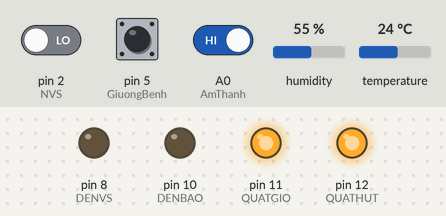
Recording of a sketch running on a simulated Arduino Uno, built with avr-gcc and run on an emulated ATmega328P. Parts: output pins drawn as LEDs (lit = HIGH). The test bench sets the inputs (shaded band); at power-on: A0 (AmThanh) HIGH, pin 2 (NVS) LOW, pin 5 (GiuongBenh) HIGH, humidity 55 %, temperature 24 °C. What the sketch prints to the serial monitor is not drawn.

Above: at 1.3 s.
1.4 s: A0 (AmThanh) driven LOW
At 1.63 s:
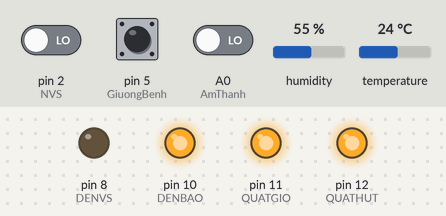
4.9 s: pin 2 (NVS) driven HIGH
At 8.3 s:
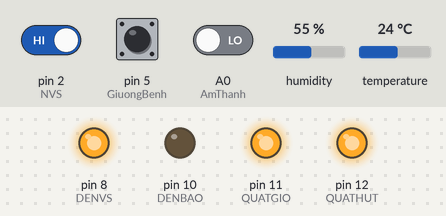
8.4 s: A0 (AmThanh) driven HIGH
At 9.3 s:
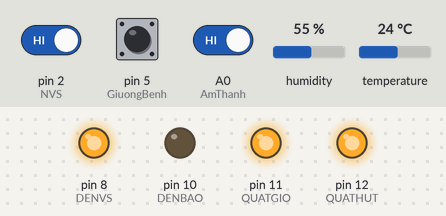
Timing chart, 0 to 11.4 s (numbered marks = the images above; inputs shaded):
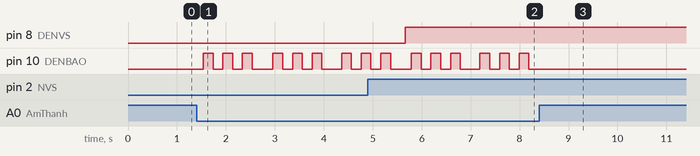

The sketch:

Phong_benh_thong_minh.ino
```cpp
#include <DHT.h>

#define AmThanh A0
#define GiuongBenh 5
#define DHTPIN 6
#define DHTTYPE DHT11
#define NVS 2

#define QUATGIO 11
#define QUATHUT 12
#define DENBAO 10
#define DENVS 8

DHT dht=DHT(DHTPIN,DHTTYPE);

float nhietdo;
float doam;

volatile int interruptCount = 0; // Biến liên tục được ngắt
int CoNguoiTrongNhaVeSinh = 0; // Biến phụ lưu trữ trạng thái trước đó của biến liên tục

bool CoNguoiTrongNhaVS=false;

void setup() {
  // put your setup code here, to run once:

  Serial.begin(115200);
  Serial.println("Khởi động hệ thống...");
  KhaiBaoChan();
  dht.begin();

  //Gắn sự kiện ngắt cho cửa nhà vệ sinh
  attachInterrupt(digitalPinToInterrupt(NVS), KiemTraNhaVeSinh, RISING);
}

void loop() {
  // put your main code here, to run repeatedly:
  DocDHT();
  DocAmThanh();

  KiemTraBenhNhan();

  // Kiểm tra xem trạng thái của biến liên tục có thay đổi không
  if (interruptCount != CoNguoiTrongNhaVeSinh) {
    Serial.print("Biến liên tục đã thay đổi thành: ");
    Serial.println(interruptCount);
    CoNguoiTrongNhaVeSinh = interruptCount; // Cập nhật trạng thái trước đó
    digitalWrite(DENVS,CoNguoiTrongNhaVeSinh);
  }

  // Dừng lại kiểm tra kết quả
  // Khi hoàn chỉnh sẽ gỡ lệnh này
  //delay(2000);
}

void DocDHT()
{
  //int chk = dht.read(DHTPIN); // Đọc dữ liệu từ cảm biến DHT11
  nhietdo=dht.readTemperature();
  doam=dht.readHumidity();
  Serial.print("Nhiệt độ (C): ");
  Serial.println(nhietdo);
  Serial.print("Độ ẩm (%): ");
  Serial.println(doam);

  delay(100);
}

void KiemTraBenhNhan()
{
  int benhnhan=digitalRead(GiuongBenh);

  // Kiểm tra nếu có bệnh nhân
  if(benhnhan==0 && nhietdo>27)
  {
    BatQuatGio();
  }else
  {
    TatQuatGio();
  }

  // Nếu có bệnh nhân và độ ẩm cao
  if(benhnhan==0 && doam>70)
  {
    BatQuatHut();
  }else
  {
    TatQuatHut();
  }

  Serial.print("Bệnh nhân: ");
  Serial.println(benhnhan);
  delay(100);
}

void DocAmThanh()
{
  //int amthanh=analogRead(AmThanh);
  int amthanh=digitalRead(AmThanh);
  Serial.print("Âm thanh: ");
  Serial.println(amthanh);

  //Cường độ âm thanh càng lớn thì giá trị trả về càng nhỏ
  // Nếu cường độ âm thanh vượt quá ngưỡng thì cảnh báo nhắc nhở
  if (amthanh==0){
    BatDenBao();
  }else{
    TatDenBao();
  }
}

void KiemTraNhaVeSinh()
{
  // Cập nhật biến liên tục
  interruptCount=digitalRead(NVS);
}

void BatQuatGio(){
  digitalWrite(QUATGIO,LOW);
}


void TatQuatGio(){
  digitalWrite(QUATGIO,HIGH);
}

void BatQuatHut(){
  digitalWrite(QUATHUT,LOW);
}


void TatQuatHut(){
  digitalWrite(QUATHUT,HIGH);
}

void BatDenBao(){
  digitalWrite(DENBAO,HIGH);
  delay(200);
  digitalWrite(DENBAO,LOW);
  delay(200);
  digitalWrite(DENBAO,HIGH);
  delay(200);
  digitalWrite(DENBAO,LOW);
  delay(200);
  digitalWrite(DENBAO,HIGH);
  delay(200);
  digitalWrite(DENBAO,LOW);
  delay(200);
}


void TatDenBao(){
  digitalWrite(DENBAO,LOW);
}

void KhaiBaoChan(){
  pinMode(AmThanh,INPUT);
  pinMode(GiuongBenh,INPUT);
  pinMode(DHTPIN,INPUT);
  pinMode(NVS,INPUT);

  pinMode(QUATGIO,OUTPUT);
  pinMode(QUATHUT,OUTPUT);
  pinMode(DENBAO,OUTPUT);
  pinMode(DENVS,OUTPUT);

  //Tắt quạt
  digitalWrite(QUATGIO, HIGH);
  digitalWrite(QUATHUT, HIGH);
}
```

Measured:
- after the input at 1.4 s, pin 10 (DENBAO): LOW → HIGH after 0.14 s, then repeats every 1.4 s: 2 × (LOW 0.20 s, HIGH 0.20 s), LOW 0.42 s, HIGH 0.20 s
- after the input at 4.9 s, pin 8 (DENVS): LOW → HIGH after 0.76 s
- after the input at 8.4 s, pin 10 (DENBAO): stops changing and stays LOW
